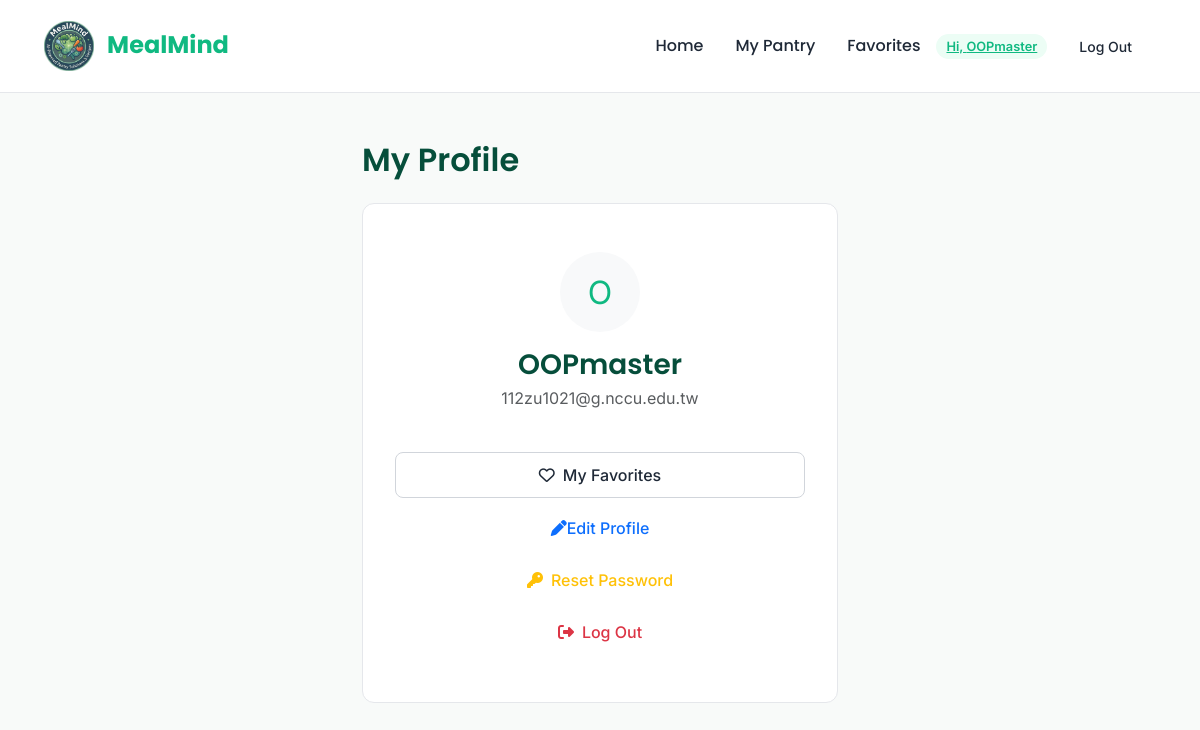
/profile (signed in), run on an earlier commit of the app's database.
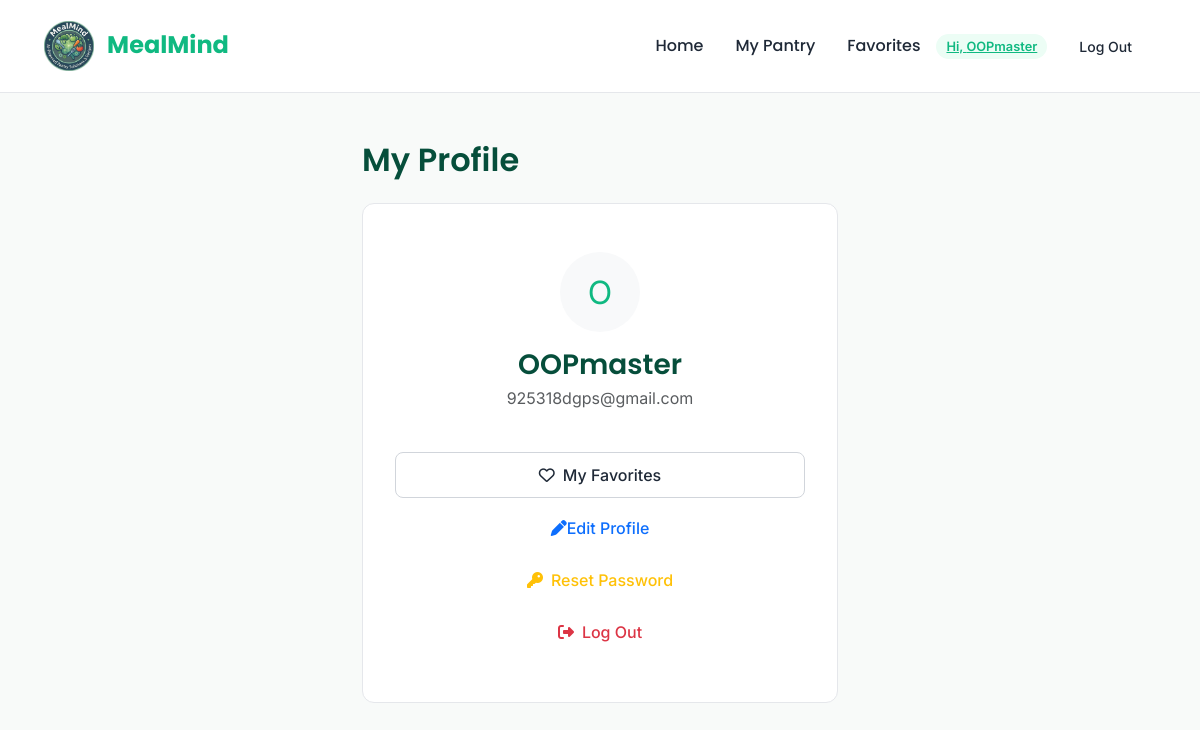
And on a later commit of the database.
### app/models.py (models this page shows, shortened)
class User(UserMixin, db.Model):
    __tablename__ = "users"
    id = db.Column(db.Integer, primary_key=True)
    username = db.Column(db.String(150), unique=True, nullable=False)
    email = db.Column(db.String, unique=True, nullable=False)
    password = db.Column(db.String, nullable=False)
    created_on = db.Column(db.DateTime, nullable=False)
    is_admin = db.Column(db.Boolean, nullable=False, default=False)
    is_confirmed = db.Column(db.Boolean, nullable=False, default=False)
    confirmed_on = db.Column(db.DateTime, nullable=True)
    allergies = db.Column(db.JSON, nullable=True)

### app/routes.py (the view)
@routes_bp.route('/profile')
@login_required
def profile():
    return render_template('profile/profile.html')

### app/__init__.py (called while the page is built)
def create_app(config_class=DevelopmentConfig):
    app = Flask(__name__, template_folder='templates', static_folder='static')
    CORS(app)
    app.config.from_object(config_class)
    db.init_app(app)
    login_manager = LoginManager()
    login_manager.login_view = 'routes.login'
    login_manager.init_app(app)
    from .models import User
    @login_manager.user_loader
    def load_user(user_id):
        return User.query.get(int(user_id))
    mail = Mail()
    mail.init_app(app)
    import app as _app
    _app.mail = mail
    from .routes import routes_bp
    app.register_blueprint(routes_bp)
    return app

### app/templates/profile/profile.html
{% extends "home/base.html" %}
{% block content %}
<div class="row justify-content-center">
  <div class="col-md-6">
    <h2 class="mb-4">My Profile</h2>
    {% if current_user.is_authenticated %}
      <div class="card text-center py-5">
        <div class="mb-3">
            <div class="rounded-circle bg-light d-inline-flex align-items-center justify-content-center" style="width: 80px; height: 80px; font-size: 2rem; color: #10b981;">
                {{ current_user.username[0]|upper }}
            </div>
        </div>
        <h3 class="mb-1">{{ current_user.username }}</h3>
        <p class="text-muted">{{ current_user.email }}</p>
        <div class="mt-4 d-flex flex-column align-items-center gap-2">
          <a href="{{ url_for('routes.favorites') }}" class="btn btn-outline-secondary w-100">
            <i class="fa-regular fa-heart me-2"></i> My Favorites
          </a>
          <a href="{{ url_for('routes.edit_profile') }}" class="btn btn-outline-primary w-100">
            <i class="fa-solid fa-pen"></i> Edit Profile
          </a>
          <a href="{{ url_for('routes.reset_request') }}" class="btn btn-outline-warning w-100">
            <i class="fa-solid fa-key me-2"></i> Reset Password
          </a>
          <a href="{{ url_for('routes.logout') }}" class="btn btn-outline-danger w-100">
            <i class="fa-solid fa-sign-out-alt me-2"></i> Log Out
          </a>
        </div>
      </div>
    {% else %}
      <div class="text-center">
        <p>Please <a href="{{ url_for('routes.login') }}">login</a> to view your profile.</p>
      </div>
    {% endif %}
  </div>
</div>
{% endblock %}

### app/templates/home/base.html (shortened to what this page needs)
<!DOCTYPE html>
<html lang="en">
<head>
    <link href="https://cdn.jsdelivr.net/npm/bootstrap@5.3.2/dist/css/bootstrap.min.css" rel="stylesheet">
    <link rel="stylesheet" href="https://cdnjs.cloudflare.com/ajax/libs/font-awesome/6.4.0/css/all.min.css">
    <link rel="stylesheet" href="{{ url_for('static', filename='style.css') }}">
</head>
<body>
<nav class="navbar navbar-expand-lg sticky-top">
    <div class="container-fluid">
        <a class="navbar-brand" href="{{ url_for('routes.index') }}" style="font-family:'Poppins', sans-serif; color: #10b981; font-weight:700; font-size: 1.5rem;">
            <img src="{{ url_for('static', filename='images/logo.png') }}" class="nav-icon-img" alt="Icon">
            MealMind
        </a>
        <div class="collapse navbar-collapse justify-content-end" id="navbarNav">
            <ul class="navbar-nav align-items-center">
                <li class="nav-item">
                    <a class="nav-link" href="{{ url_for('routes.index') }}">Home</a>
                </li>
                {% if current_user.is_authenticated %}
                    <li class="nav-item">
                        <a class="nav-link" href="{{ url_for('routes.pantry') }}">My Pantry</a>
                    </li>
                    <li class="nav-item">
                        <a class="nav-link" href="{{ url_for('routes.favorites') }}">Favorites</a>
                    </li>
                    <li class="nav-item ms-2">
                        <a class="badge-custom" href="{{ url_for('routes.profile') }}">Hi, {{ current_user.username }}</a>
                    </li>
                    <li class="nav-item ms-2">
                        <a class="btn btn-sm btn-outline-secondary" href="{{ url_for('routes.logout') }}" style="border:none;">Log Out</a>
                    </li>
                {% endif %}
            </ul>
        </div>
    </div>
</nav>
<main class="py-5">
     <div class="container">
    {% block content %}{% endblock %}
    </div>
</main>
</body>
</html>

What changed in the data, as far as the page shows it:
changed User "OOPmaster": email "112zu1021@g.nccu.edu.tw" → "925318dgps@gmail.com"
